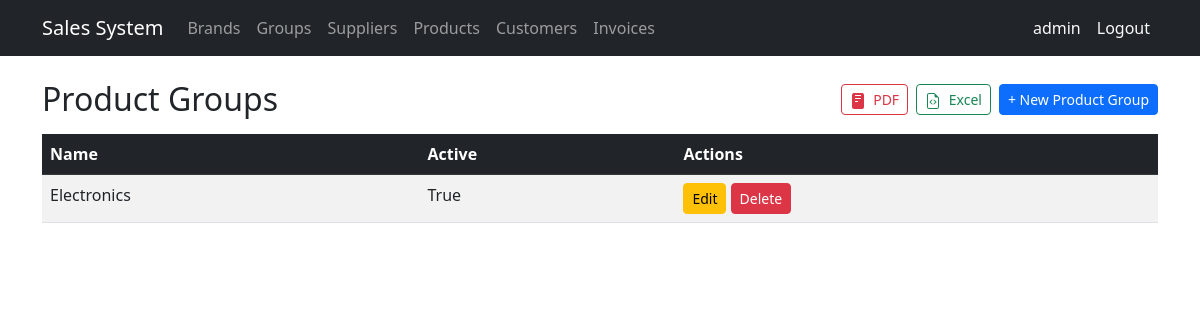
/groups/ (signed in), run on an earlier commit of the app's database.
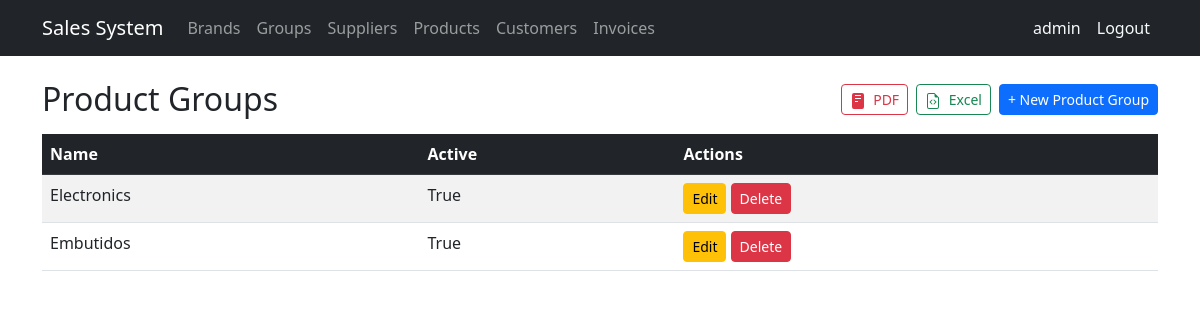
And on a later commit of the database.
### billing/models.py (models this page shows, shortened)
class ProductGroup(models.Model):
    name = models.CharField(max_length=100, unique=True, verbose_name='Group Name')
    is_active = models.BooleanField(default=True)
    created_at = models.DateTimeField(auto_now_add=True)
    updated_at = models.DateTimeField(auto_now=True)
    class Meta:
        verbose_name = 'Product Group'
        verbose_name_plural = 'Product Groups'
        ordering = ['name']

### billing/views.py (the view)
# urls.py: path('groups/', views.ProductGroupListView.as_view(), name='productgroup_list'),
class ProductGroupListView(LoginRequiredMixin, ExportMixin, ListView):
    model = ProductGroup; template_name = 'billing/productgroup_list.html'; context_object_name = 'items'
    export_fields = [('name', 'Nombre'), ('is_active', 'Activo')]
    export_filename = 'grupos'; export_title = 'Listado de Grupos de Producto'

### shared/mixins.py (called while the page is built)
    def get(self, request, *args, **kwargs):
        fmt = request.GET.get('export', '').lower()
        if fmt == 'pdf':
            fields = self._get_active_export_fields(request)
            return self._render_pdf(self.get_queryset(), fields)
        if fmt == 'excel':
            fields = self._get_active_export_fields(request)
            return self._render_excel(self.get_queryset(), fields)
        return super().get(request, *args, **kwargs)

### billing/templates/billing/productgroup_list.html (shortened to what this page needs)
{% extends 'billing/base.html' %}
{% block content %}
<div class="d-flex align-items-center justify-content-between mb-3 flex-wrap gap-2">
  <h2 class="mb-0">Product Groups</h2>
  <div class="d-flex gap-2 flex-wrap">
    <a href="?export=pdf"   class="btn btn-sm btn-outline-danger"  title="Descargar PDF">
      <svg xmlns="http://www.w3.org/2000/svg" width="16" height="16" fill="currentColor" class="me-1" viewBox="0 0 16 16"><path d="M4 0h8a2 2 0 0 1 2 2v12a2 2 0 0 1-2 2H4a2 2 0 0 1-2-2V2a2 2 0 0 1 2-2zm1 2v1h6V2H5zm0 3v1h6V5H5zm0 3v1h3V8H5z"/></svg>
      PDF
    </a>
    <a href="?export=excel" class="btn btn-sm btn-outline-success" title="Descargar Excel">
      Excel
    </a>
    <a href="{% url 'billing:productgroup_create' %}" class="btn btn-sm btn-primary">+ New Product Group</a>
  </div>
</div>
<table class="table table-striped table-hover">
  <thead class="table-dark">
    <tr><th>Name</th><th>Active</th><th>Actions</th></tr>
  </thead>
  <tbody>
    {% for item in items %}
    <tr>
      <td>{{ item.name }}</td>
      <td>{{ item.is_active }}</td>
      <td>
        <a href="{% url 'billing:productgroup_update' item.pk %}" class="btn btn-sm btn-warning">Edit</a>
        <a href="{% url 'billing:productgroup_delete' item.pk %}" class="btn btn-sm btn-danger">Delete</a>
      </td>
    </tr>
    {% empty %}
    <tr><td colspan="3" class="text-center">No records.</td></tr>
    {% endfor %}
  </tbody>
</table>
{% endblock %}

What changed in the data, as far as the page shows it:
added ProductGroup: name "Embutidos", is_active "True"
